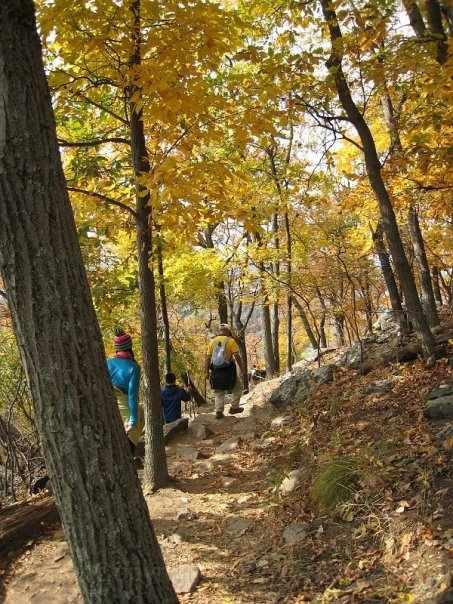
#> input picture applet/data/outdoors01.jpg, 453 x 604 px, found by its file name
$ python example_loading_images.py
#> lines starting #> are read from the running program, lines starting #| are printed output that depends on the picture
import cv2
import pyboof as pb
import numpy as np

image_path = '../../../data/applet/outdoors01.jpg'

# Can load an image using OpenCV then convert it into BoofCV
ndarray_img = cv2.imread(image_path,0)
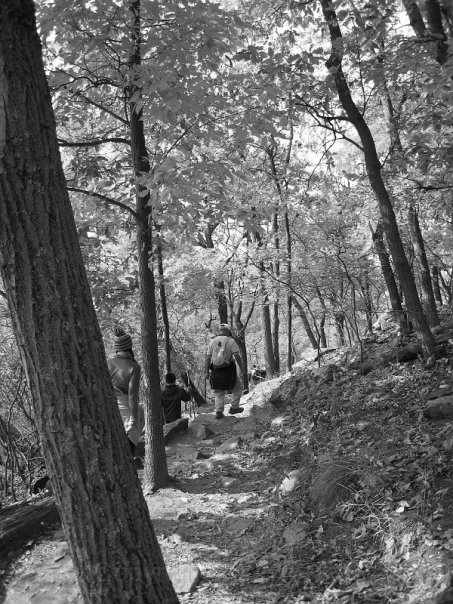
#> ndarray_img: shape (604, 453); min 0, max 255, mean 102.7

#> (the run stopped early here; a loop or call above may not have finished)

$ run again, with applet/data/apartment_building_02.jpg copied over applet/data/outdoors01.jpg
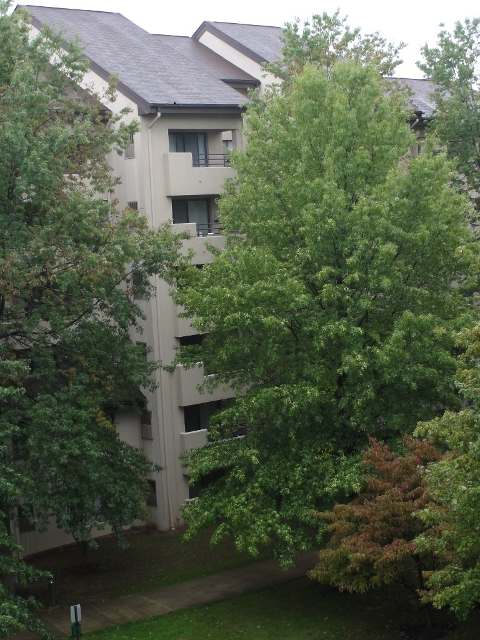
#> input picture applet/data/apartment_building_02.jpg, 480 x 640 px, found by its file name
#> `ndarray_img = cv2.imread(image_path,0)`:
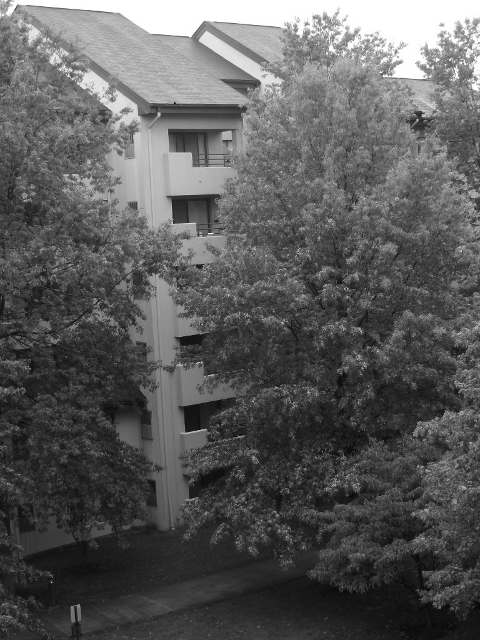
#> ndarray_img: shape (640, 480); min 0, max 255, mean 90.6
